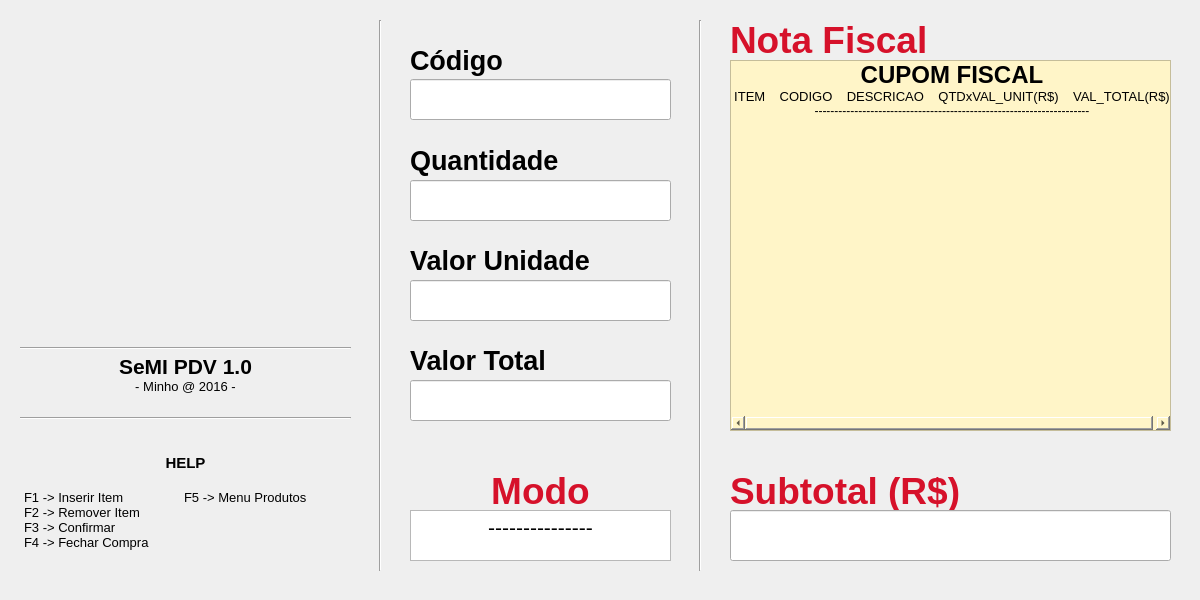
<?xml version="1.0" encoding="UTF-8"?>
<ui version="4.0">
 <class>MainWindow</class>
 <widget class="QMainWindow" name="MainWindow">
  <property name="enabled">
   <bool>true</bool>
  </property>
  <property name="geometry">
   <rect>
    <x>0</x>
    <y>0</y>
    <width>1200</width>
    <height>600</height>
   </rect>
  </property>
  <property name="cursor">
   <cursorShape>ArrowCursor</cursorShape>
  </property>
  <property name="windowTitle">
   <string>SeMI PDV</string>
  </property>
  <widget class="QWidget" name="centralWidget">
   <widget class="QLabel" name="notaFiscalLabel">
    <property name="geometry">
     <rect>
      <x>730</x>
      <y>19</y>
      <width>401</width>
      <height>41</height>
     </rect>
    </property>
    <property name="text">
     <string>&lt;html&gt;&lt;head/&gt;&lt;body&gt;&lt;p&gt;&lt;span style=&quot; font-size:28pt; font-weight:600; color:#d6112a;&quot;&gt;Nota Fiscal&lt;/span&gt;&lt;/p&gt;&lt;/body&gt;&lt;/html&gt;</string>
    </property>
   </widget>
   <widget class="QLabel" name="subtotalLabel">
    <property name="geometry">
     <rect>
      <x>730</x>
      <y>470</y>
      <width>441</width>
      <height>41</height>
     </rect>
    </property>
    <property name="text">
     <string>&lt;html&gt;&lt;head/&gt;&lt;body&gt;&lt;p&gt;&lt;span style=&quot; font-size:28pt; font-weight:600; color:#d6112a;&quot;&gt;Subtotal (R$)&lt;/span&gt;&lt;/p&gt;&lt;/body&gt;&lt;/html&gt;</string>
    </property>
   </widget>
   <widget class="Line" name="line4">
    <property name="geometry">
     <rect>
      <x>690</x>
      <y>20</y>
      <width>20</width>
      <height>551</height>
     </rect>
    </property>
    <property name="orientation">
     <enum>Qt::Vertical</enum>
    </property>
   </widget>
   <widget class="QLabel" name="codigoLabel">
    <property name="geometry">
     <rect>
      <x>410</x>
      <y>40</y>
      <width>261</width>
      <height>41</height>
     </rect>
    </property>
    <property name="text">
     <string>&lt;html&gt;&lt;head/&gt;&lt;body&gt;&lt;p&gt;&lt;span style=&quot; font-size:20pt; font-weight:600; color:#000000;&quot;&gt;Código&lt;/span&gt;&lt;/p&gt;&lt;/body&gt;&lt;/html&gt;</string>
    </property>
   </widget>
   <widget class="QLabel" name="qtdLabel">
    <property name="geometry">
     <rect>
      <x>410</x>
      <y>140</y>
      <width>261</width>
      <height>41</height>
     </rect>
    </property>
    <property name="text">
     <string>&lt;html&gt;&lt;head/&gt;&lt;body&gt;&lt;p&gt;&lt;span style=&quot; font-size:20pt; font-weight:600; color:#000000;&quot;&gt;Quantidade&lt;/span&gt;&lt;/p&gt;&lt;/body&gt;&lt;/html&gt;</string>
    </property>
   </widget>
   <widget class="QLabel" name="unitValueLabel">
    <property name="geometry">
     <rect>
      <x>410</x>
      <y>240</y>
      <width>261</width>
      <height>41</height>
     </rect>
    </property>
    <property name="text">
     <string>&lt;html&gt;&lt;head/&gt;&lt;body&gt;&lt;p&gt;&lt;span style=&quot; font-size:20pt; font-weight:600; color:#000000;&quot;&gt;Valor Unidade&lt;/span&gt;&lt;/p&gt;&lt;/body&gt;&lt;/html&gt;</string>
    </property>
   </widget>
   <widget class="QLabel" name="totalValueLabel">
    <property name="geometry">
     <rect>
      <x>410</x>
      <y>340</y>
      <width>261</width>
      <height>41</height>
     </rect>
    </property>
    <property name="text">
     <string>&lt;html&gt;&lt;head/&gt;&lt;body&gt;&lt;p&gt;&lt;span style=&quot; font-size:20pt; font-weight:600; color:#000000;&quot;&gt;Valor Total&lt;/span&gt;&lt;/p&gt;&lt;/body&gt;&lt;/html&gt;</string>
    </property>
   </widget>
   <widget class="QTextEdit" name="modoText">
    <property name="geometry">
     <rect>
      <x>410</x>
      <y>510</y>
      <width>261</width>
      <height>51</height>
     </rect>
    </property>
    <property name="styleSheet">
     <string notr="true">font: 16pt &quot;Cantarell&quot;;</string>
    </property>
    <property name="readOnly">
     <bool>true</bool>
    </property>
    <property name="html">
     <string>&lt;!DOCTYPE HTML PUBLIC &quot;-//W3C//DTD HTML 4.0//EN&quot; &quot;http://www.w3.org/TR/REC-html40/strict.dtd&quot;&gt;
&lt;html&gt;&lt;head&gt;&lt;meta name=&quot;qrichtext&quot; content=&quot;1&quot; /&gt;&lt;style type=&quot;text/css&quot;&gt;
p, li { white-space: pre-wrap; }
&lt;/style&gt;&lt;/head&gt;&lt;body style=&quot; font-family:'Cantarell'; font-size:16pt; font-weight:400; font-style:normal;&quot;&gt;
&lt;p align=&quot;center&quot; style=&quot; margin-top:0px; margin-bottom:0px; margin-left:0px; margin-right:0px; -qt-block-indent:0; text-indent:0px;&quot;&gt;---------------&lt;/p&gt;&lt;/body&gt;&lt;/html&gt;</string>
    </property>
   </widget>
   <widget class="QLabel" name="modoLabel">
    <property name="geometry">
     <rect>
      <x>410</x>
      <y>470</y>
      <width>261</width>
      <height>41</height>
     </rect>
    </property>
    <property name="text">
     <string>&lt;html&gt;&lt;head/&gt;&lt;body&gt;&lt;p align=&quot;center&quot;&gt;&lt;span style=&quot; font-size:28pt; font-weight:600; color:#d6112a;&quot;&gt;Modo&lt;/span&gt;&lt;/p&gt;&lt;/body&gt;&lt;/html&gt;</string>
    </property>
   </widget>
   <widget class="Line" name="line3">
    <property name="geometry">
     <rect>
      <x>370</x>
      <y>20</y>
      <width>20</width>
      <height>551</height>
     </rect>
    </property>
    <property name="orientation">
     <enum>Qt::Vertical</enum>
    </property>
   </widget>
   <widget class="Line" name="line1">
    <property name="geometry">
     <rect>
      <x>20</x>
      <y>340</y>
      <width>331</width>
      <height>16</height>
     </rect>
    </property>
    <property name="orientation">
     <enum>Qt::Horizontal</enum>
    </property>
   </widget>
   <widget class="QTextBrowser" name="helpText">
    <property name="geometry">
     <rect>
      <x>20</x>
      <y>450</y>
      <width>331</width>
      <height>121</height>
     </rect>
    </property>
    <property name="autoFillBackground">
     <bool>false</bool>
    </property>
    <property name="styleSheet">
     <string notr="true">background-color: rgba(255, 255, 255, 0);</string>
    </property>
    <property name="frameShape">
     <enum>QFrame::NoFrame</enum>
    </property>
    <property name="frameShadow">
     <enum>QFrame::Plain</enum>
    </property>
    <property name="html">
     <string>&lt;!DOCTYPE HTML PUBLIC &quot;-//W3C//DTD HTML 4.0//EN&quot; &quot;http://www.w3.org/TR/REC-html40/strict.dtd&quot;&gt;
&lt;html&gt;&lt;head&gt;&lt;meta name=&quot;qrichtext&quot; content=&quot;1&quot; /&gt;&lt;style type=&quot;text/css&quot;&gt;
p, li { white-space: pre-wrap; }
&lt;/style&gt;&lt;/head&gt;&lt;body style=&quot; font-family:'Cantarell'; font-size:11pt; font-weight:400; font-style:normal;&quot;&gt;
&lt;p align=&quot;center&quot; style=&quot; margin-top:0px; margin-bottom:0px; margin-left:0px; margin-right:0px; -qt-block-indent:0; text-indent:0px;&quot;&gt;&lt;span style=&quot; font-weight:600;&quot;&gt;HELP&lt;/span&gt;&lt;/p&gt;
&lt;p align=&quot;center&quot; style=&quot;-qt-paragraph-type:empty; margin-top:0px; margin-bottom:0px; margin-left:0px; margin-right:0px; -qt-block-indent:0; text-indent:0px;&quot;&gt;&lt;br /&gt;&lt;/p&gt;
&lt;p style=&quot; margin-top:0px; margin-bottom:0px; margin-left:0px; margin-right:0px; -qt-block-indent:0; text-indent:0px;&quot;&gt;&lt;span style=&quot; font-size:10pt;&quot;&gt;F1 -&amp;gt; Inserir Item	F5 -&amp;gt; Menu Produtos&lt;/span&gt;&lt;/p&gt;
&lt;p style=&quot; margin-top:0px; margin-bottom:0px; margin-left:0px; margin-right:0px; -qt-block-indent:0; text-indent:0px;&quot;&gt;&lt;span style=&quot; font-size:10pt;&quot;&gt;F2 -&amp;gt; Remover Item	&lt;/span&gt;&lt;/p&gt;
&lt;p style=&quot; margin-top:0px; margin-bottom:0px; margin-left:0px; margin-right:0px; -qt-block-indent:0; text-indent:0px;&quot;&gt;&lt;span style=&quot; font-size:10pt;&quot;&gt;F3 -&amp;gt; Confirmar	&lt;/span&gt;&lt;/p&gt;
&lt;p style=&quot; margin-top:0px; margin-bottom:0px; margin-left:0px; margin-right:0px; -qt-block-indent:0; text-indent:0px;&quot;&gt;&lt;span style=&quot; font-size:10pt;&quot;&gt;F4 -&amp;gt; Fechar Compra	&lt;/span&gt;&lt;/p&gt;&lt;/body&gt;&lt;/html&gt;</string>
    </property>
   </widget>
   <widget class="QTextBrowser" name="softwareTitle">
    <property name="geometry">
     <rect>
      <x>20</x>
      <y>350</y>
      <width>331</width>
      <height>71</height>
     </rect>
    </property>
    <property name="autoFillBackground">
     <bool>false</bool>
    </property>
    <property name="styleSheet">
     <string notr="true">background-color: rgba(255, 255, 255, 0);</string>
    </property>
    <property name="frameShape">
     <enum>QFrame::NoFrame</enum>
    </property>
    <property name="frameShadow">
     <enum>QFrame::Plain</enum>
    </property>
    <property name="html">
     <string>&lt;!DOCTYPE HTML PUBLIC &quot;-//W3C//DTD HTML 4.0//EN&quot; &quot;http://www.w3.org/TR/REC-html40/strict.dtd&quot;&gt;
&lt;html&gt;&lt;head&gt;&lt;meta name=&quot;qrichtext&quot; content=&quot;1&quot; /&gt;&lt;style type=&quot;text/css&quot;&gt;
p, li { white-space: pre-wrap; }
&lt;/style&gt;&lt;/head&gt;&lt;body style=&quot; font-family:'Cantarell'; font-size:11pt; font-weight:400; font-style:normal;&quot;&gt;
&lt;p align=&quot;center&quot; style=&quot; margin-top:0px; margin-bottom:0px; margin-left:0px; margin-right:0px; -qt-block-indent:0; text-indent:0px;&quot;&gt;&lt;span style=&quot; font-size:16pt; font-weight:600;&quot;&gt;SeMI PDV 1.0&lt;/span&gt;&lt;/p&gt;
&lt;p align=&quot;center&quot; style=&quot; margin-top:0px; margin-bottom:0px; margin-left:0px; margin-right:0px; -qt-block-indent:0; text-indent:0px;&quot;&gt;&lt;span style=&quot; font-size:10pt;&quot;&gt;- Minho @ 2016 -&lt;/span&gt;&lt;/p&gt;&lt;/body&gt;&lt;/html&gt;</string>
    </property>
   </widget>
   <widget class="Line" name="line2">
    <property name="geometry">
     <rect>
      <x>20</x>
      <y>410</y>
      <width>331</width>
      <height>16</height>
     </rect>
    </property>
    <property name="orientation">
     <enum>Qt::Horizontal</enum>
    </property>
   </widget>
   <widget class="QLabel" name="logotipo">
    <property name="geometry">
     <rect>
      <x>30</x>
      <y>30</y>
      <width>311</width>
      <height>291</height>
     </rect>
    </property>
    <property name="cursor">
     <cursorShape>ArrowCursor</cursorShape>
    </property>
    <property name="autoFillBackground">
     <bool>true</bool>
    </property>
    <property name="text">
     <string/>
    </property>
    <property name="scaledContents">
     <bool>true</bool>
    </property>
   </widget>
   <widget class="QLineEdit" name="codigoText">
    <property name="geometry">
     <rect>
      <x>410</x>
      <y>79</y>
      <width>261</width>
      <height>41</height>
     </rect>
    </property>
    <property name="styleSheet">
     <string notr="true">font: 20pt &quot;Cantarell&quot;;</string>
    </property>
    <property name="frame">
     <bool>true</bool>
    </property>
    <property name="alignment">
     <set>Qt::AlignRight|Qt::AlignTrailing|Qt::AlignVCenter</set>
    </property>
   </widget>
   <widget class="QLineEdit" name="qtdText">
    <property name="geometry">
     <rect>
      <x>410</x>
      <y>180</y>
      <width>261</width>
      <height>41</height>
     </rect>
    </property>
    <property name="styleSheet">
     <string notr="true">font: 20pt &quot;Cantarell&quot;;</string>
    </property>
    <property name="alignment">
     <set>Qt::AlignRight|Qt::AlignTrailing|Qt::AlignVCenter</set>
    </property>
   </widget>
   <widget class="QLineEdit" name="valueUnitText">
    <property name="geometry">
     <rect>
      <x>410</x>
      <y>280</y>
      <width>261</width>
      <height>41</height>
     </rect>
    </property>
    <property name="styleSheet">
     <string notr="true">font: 20pt &quot;Cantarell&quot;;</string>
    </property>
    <property name="alignment">
     <set>Qt::AlignRight|Qt::AlignTrailing|Qt::AlignVCenter</set>
    </property>
   </widget>
   <widget class="QLineEdit" name="valueTotalText">
    <property name="geometry">
     <rect>
      <x>410</x>
      <y>380</y>
      <width>261</width>
      <height>41</height>
     </rect>
    </property>
    <property name="styleSheet">
     <string notr="true">font: 20pt &quot;Cantarell&quot;;</string>
    </property>
    <property name="alignment">
     <set>Qt::AlignRight|Qt::AlignTrailing|Qt::AlignVCenter</set>
    </property>
   </widget>
   <widget class="QListWidget" name="cupomList">
    <property name="geometry">
     <rect>
      <x>730</x>
      <y>60</y>
      <width>441</width>
      <height>371</height>
     </rect>
    </property>
    <property name="styleSheet">
     <string notr="true">background-color: rgb(255, 245, 200);</string>
    </property>
    <property name="horizontalScrollBarPolicy">
     <enum>Qt::ScrollBarAsNeeded</enum>
    </property>
    <property name="selectionMode">
     <enum>QAbstractItemView::NoSelection</enum>
    </property>
    <item>
     <property name="text">
      <string>CUPOM FISCAL</string>
     </property>
     <property name="font">
      <font>
       <pointsize>18</pointsize>
       <weight>75</weight>
       <bold>true</bold>
      </font>
     </property>
     <property name="textAlignment">
      <set>AlignCenter</set>
     </property>
    </item>
    <item>
     <property name="text">
      <string>ITEM    CODIGO    DESCRICAO    QTDxVAL_UNIT(R$)    VAL_TOTAL(R$)</string>
     </property>
     <property name="font">
      <font>
       <pointsize>10</pointsize>
      </font>
     </property>
     <property name="textAlignment">
      <set>AlignCenter</set>
     </property>
    </item>
    <item>
     <property name="text">
      <string>---------------------------------------------------------------------</string>
     </property>
     <property name="textAlignment">
      <set>AlignCenter</set>
     </property>
    </item>
   </widget>
   <widget class="QLineEdit" name="subtotalText">
    <property name="geometry">
     <rect>
      <x>730</x>
      <y>510</y>
      <width>441</width>
      <height>51</height>
     </rect>
    </property>
    <property name="styleSheet">
     <string notr="true">font: 75 26pt &quot;Cantarell&quot;;</string>
    </property>
    <property name="alignment">
     <set>Qt::AlignCenter</set>
    </property>
    <property name="readOnly">
     <bool>true</bool>
    </property>
   </widget>
   <zorder>notaFiscalLabel</zorder>
   <zorder>subtotalLabel</zorder>
   <zorder>line4</zorder>
   <zorder>codigoLabel</zorder>
   <zorder>qtdLabel</zorder>
   <zorder>unitValueLabel</zorder>
   <zorder>totalValueLabel</zorder>
   <zorder>modoText</zorder>
   <zorder>modoLabel</zorder>
   <zorder>line3</zorder>
   <zorder>line1</zorder>
   <zorder>helpText</zorder>
   <zorder>softwareTitle</zorder>
   <zorder>line2</zorder>
   <zorder>logotipo</zorder>
   <zorder>codigoText</zorder>
   <zorder>valueUnitText</zorder>
   <zorder>valueTotalText</zorder>
   <zorder>qtdText</zorder>
   <zorder>cupomList</zorder>
   <zorder>subtotalText</zorder>
  </widget>
 </widget>
 <layoutdefault spacing="6" margin="11"/>
 <resources/>
 <connections/>
</ui>
